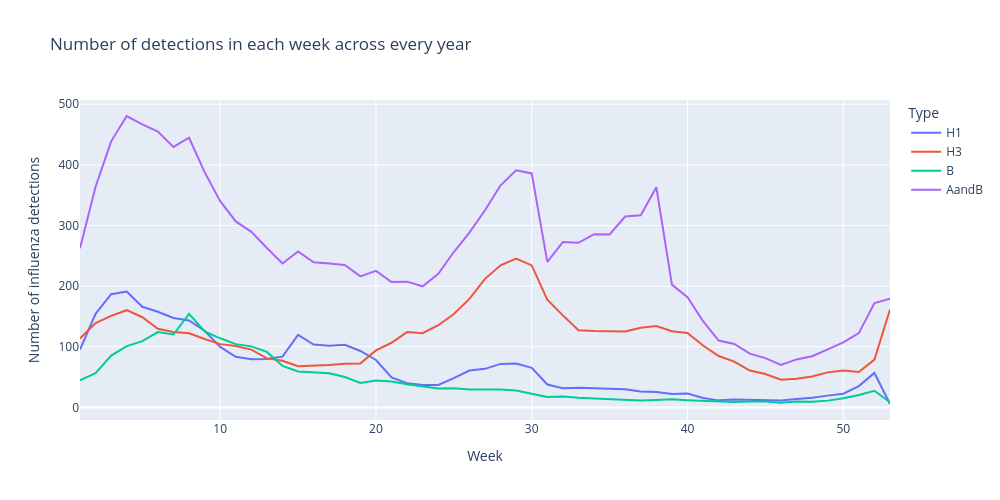

The code cell stored with this chart in its notebook:
### Code cell
tdf = df.drop(["Year", "From"], axis=1).groupby("Week").mean()
tdf["Week"] = tdf.index
df_long = tdf.melt(
    id_vars=["Week"],
    value_vars=["H1", "H3", "B", "AandB"],
    var_name="Type",  
    value_name="Number of influenza detections", 
)

fig = px.line(df_long, "Week", "Number of influenza detections", color="Type", 
              title="Number of detections in each week across every year", 
              width=1000, height=500
             )
fig.show()

### Figure 1 — Plotly figure (JSON) as saved in the notebook; plotly's stock layout.template omitted (floating-point values rounded to 4 significant figures)
{"data": [{"hovertemplate": "Type=H1<br>Week=%{x}<br>Number of influenza detections=%{y}<extra></extra>", "legendgroup": "H1", "line": {"color": "#636efa", "dash": "solid"}, "marker": {"symbol": "circle"}, "mode": "lines", "name": "H1", "orientation": "v", "showlegend": true, "type": "scatter", "x": [1, 2, 3, 4, 5, 6, 7, 8, 9, 10, 11, 12, 13, 14, 15, 16, 17, 18, 19, 20, 21, 22, 23, 24, 25, 26, 27, 28, 29, 30, 31, 32, 33, 34, 35, 36, 37, 38, 39, 40, 41, 42, 43, 44, 45, 46, 47, 48, 49, 50, 51, 52, 53], "xaxis": "x", "y": [95.29, 154.5, 186.7, 191.0, 166.0, 157.7, 147.6, 143.4, 126.5, 99.88, 83.58, 79.42, 79.88, 83.75, 119.5, 103.7, 101.5, 103.4, 93.04, 78.25, 49.46, 39.83, 36.96, 36.96, 48.25, 60.88, 63.58, 71.71, 72.54, 65.33, 37.7, 31.65, 32.61, 31.87, 31.3, 29.75, 26.04, 25.38, 21.92, 23.04, 15.62, 11.58, 12.96, 12.58, 11.88, 11.38, 13.79, 15.96, 19.42, 22.58, 35.08, 56.83, 5.6], "yaxis": "y"}, {"hovertemplate": "Type=H3<br>Week=%{x}<br>Number of influenza detections=%{y}<extra></extra>", "legendgroup": "H3", "line": {"color": "#EF553B", "dash": "solid"}, "marker": {"symbol": "circle"}, "mode": "lines", "name": "H3", "orientation": "v", "showlegend": true, "type": "scatter", "x": [1, 2, 3, 4, 5, 6, 7, 8, 9, 10, 11, 12, 13, 14, 15, 16, 17, 18, 19, 20, 21, 22, 23, 24, 25, 26, 27, 28, 29, 30, 31, 32, 33, 34, 35, 36, 37, 38, 39, 40, 41, 42, 43, 44, 45, 46, 47, 48, 49, 50, 51, 52, 53], "xaxis": "x", "y": [113.7, 139.2, 150.9, 160.3, 148.7, 129.8, 124.2, 122.3, 112.9, 104.4, 101.1, 95.25, 80.83, 76.88, 67.96, 68.38, 69.83, 72.12, 72.42, 94.04, 106.6, 124.2, 122.3, 135.5, 154.1, 179.0, 212.0, 234.5, 245.5, 234.2, 177.6, 151.8, 127.3, 125.8, 125.9, 125.2, 131.4, 134.2, 125.6, 122.8, 102.2, 84.71, 75.62, 60.75, 55.12, 45.71, 47.12, 50.83, 57.79, 60.75, 58.25, 78.75, 161.6], "yaxis": "y"}, {"hovertemplate": "Type=B<br>Week=%{x}<br>Number of influenza detections=%{y}<extra></extra>", "legendgroup": "B", "line": {"color": "#00cc96", "dash": "solid"}, "marker": {"symbol": "circle"}, "mode": "lines", "name": "B", "orientation": "v", "showlegend": true, "type": "scatter", "x": [1, 2, 3, 4, 5, 6, 7, 8, 9, 10, 11, 12, 13, 14, 15, 16, 17, 18, 19, 20, 21, 22, 23, 24, 25, 26, 27, 28, 29, 30, 31, 32, 33, 34, 35, 36, 37, 38, 39, 40, 41, 42, 43, 44, 45, 46, 47, 48, 49, 50, 51, 52, 53], "xaxis": "x", "y": [44.75, 56.62, 85.54, 101.0, 109.2, 124.3, 120.2, 154.3, 125.2, 114.0, 104.4, 100.7, 91.5, 68.33, 59.33, 57.5, 56.38, 50.21, 40.21, 44.38, 42.58, 38.09, 34.08, 31.17, 31.71, 29.38, 29.46, 29.5, 28.04, 23.0, 17.3, 18.17, 15.83, 14.78, 13.26, 11.58, 11.21, 12.04, 13.33, 11.79, 10.71, 9.583, 8.833, 9.708, 9.625, 7.583, 9.917, 9.417, 11.17, 15.04, 20.42, 27.42, 8.6], "yaxis": "y"}, {"hovertemplate": "Type=AandB<br>Week=%{x}<br>Number of influenza detections=%{y}<extra></extra>", "legendgroup": "AandB", "line": {"color": "#ab63fa", "dash": "solid"}, "marker": {"symbol": "circle"}, "mode": "lines", "name": "AandB", "orientation": "v", "showlegend": true, "type": "scatter", "x": [1, 2, 3, 4, 5, 6, 7, 8, 9, 10, 11, 12, 13, 14, 15, 16, 17, 18, 19, 20, 21, 22, 23, 24, 25, 26, 27, 28, 29, 30, 31, 32, 33, 34, 35, 36, 37, 38, 39, 40, 41, 42, 43, 44, 45, 46, 47, 48, 49, 50, 51, 52, 53], "xaxis": "x", "y": [262.4, 364.0, 438.9, 480.7, 466.8, 455.0, 429.6, 444.8, 388.0, 340.1, 306.8, 289.6, 262.9, 237.3, 257.2, 239.5, 237.2, 234.8, 216.2, 225.1, 206.8, 207.5, 199.8, 220.2, 256.3, 288.3, 325.1, 366.3, 391.1, 386.0, 240.0, 272.8, 271.6, 285.7, 285.3, 314.8, 317.0, 363.1, 202.5, 181.7, 142.2, 110.3, 104.5, 88.67, 81.25, 69.92, 79.17, 84.42, 95.67, 107.2, 122.5, 172.2, 179.4], "yaxis": "y"}], "layout": {"height": 500, "legend": {"title": {"text": "Type"}, "tracegroupgap": 0}, "title": {"text": "Number of detections in each week across every year"}, "width": 1000, "xaxis": {"anchor": "y", "domain": [0, 1], "title": {"text": "Week"}}, "yaxis": {"anchor": "x", "domain": [0, 1], "title": {"text": "Number of influenza detections"}}}}
